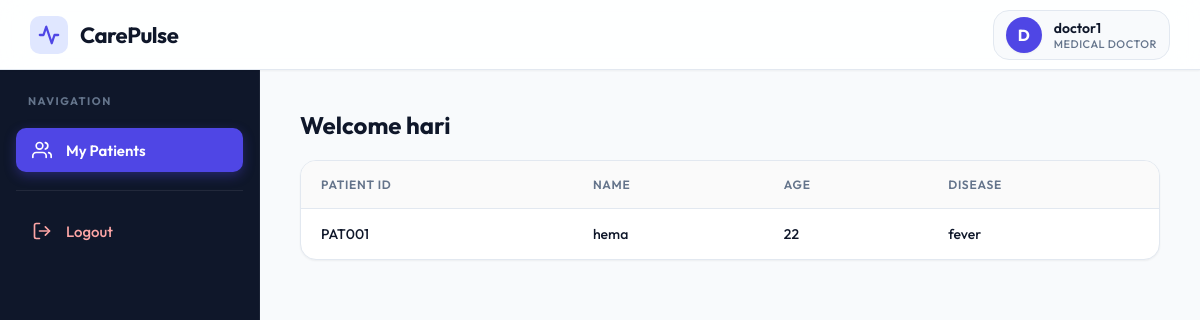
Page /doctor/dashboard/ (signed in) on the committed database.
### hospital/models.py (models this page shows, shortened)
class Doctor(models.Model):
    doctor_id = models.CharField(max_length=20,unique=True)
    doctor_name = models.CharField(max_length=100)
    specialization = models.CharField(max_length=100)
    user = models.OneToOneField(User,on_delete=models.CASCADE)

class Patient(models.Model):
    patient_id = models.CharField(max_length=20,unique=True)
    patient_name = models.CharField(max_length=100)
    age = models.IntegerField()
    disease = models.CharField(max_length=100)
    doctor = models.ForeignKey(Doctor,on_delete=models.CASCADE)
    user = models.OneToOneField(User,on_delete=models.CASCADE)

### hospital/views.py (the view)
# urls.py: path('doctor/dashboard/', views.doctor_dashboard, name='doctor_dashboard'),
@login_required
def doctor_dashboard(request):
    doctor = get_object_or_404(Doctor,user=request.user)
    patients = Patient.objects.filter( doctor=doctor)
    context = {
        "doctor": doctor,
        "patients": patients,
    }
    return render(request,"doctor_dashboard.html",context)

### hospital/templates/doctor_dashboard.html
{% extends 'base.html' %}
{% block content %}
<h2>Welcome {{ doctor.doctor_name }}</h2>
<div class="table-container" style="margin-top: 20px;">
<table>
    <thead>
        <tr>
           <th>Patient ID</th>
           <th>Name</th>
           <th>Age</th>
           <th>Disease</th>
        </tr>
    </thead>
    <tbody>
        {% for patient in patients %}
        <tr>
           <td>{{ patient.patient_id }}</td>
           <td>{{ patient.patient_name }}</td>
           <td>{{ patient.age }}</td>
           <td>{{ patient.disease }}</td>
        </tr>
        {% endfor %}
    </tbody>
</table>
</div>
{% endblock %}

### hospital/templates/base.html (shortened to what this page needs)
{% load static %}
<!DOCTYPE html>
<html lang="en">
<head>
    <link rel="stylesheet" href="{% static 'css/style.css' %}?v={% now 'U' %}">
</head>
<body>
    <header class="main-header">
        <div class="header-brand">
            <div class="brand-logo">
                <svg xmlns="http://www.w3.org/2000/svg" viewBox="0 0 24 24" fill="none" stroke="currentColor" stroke-width="2.5" stroke-linecap="round" stroke-linejoin="round">
                    <path d="M22 12h-4l-3 9L9 3l-3 9H2"/>
                </svg>
            </div>
            <h1>CarePulse</h1>
        </div>
        <div class="header-actions">
            {% if request.user.is_authenticated %}
                <div class="user-profile-badge">
                    <div class="avatar">
                        {{ request.user.username|slice:":1"|upper }}
                    </div>
                    <div class="user-details">
                        <span class="user-name">{{ request.user.username }}</span>
                        <span class="user-role">
                            {% if request.user.is_superuser %}
                                Administrator
                            {% elif request.user.doctor %}
                                Medical Doctor
                            {% else %}
                                Patient
                            {% endif %}
                        </span>
                    </div>
                </div>
            {% endif %}
        </div>
    </header>
    <div class="app-layout">
        <aside class="sidebar">
            <div class="sidebar-header">
                <h3>Navigation</h3>
            </div>
            <nav class="sidebar-nav">
                {% if request.user.is_superuser %}
                    <a href="{% url 'dashboard' %}" class="nav-item {% if request.resolver_match.url_name == 'dashboard' %}active{% endif %}">
                        <svg xmlns="http://www.w3.org/2000/svg" viewBox="0 0 24 24" fill="none" stroke="currentColor" stroke-width="2" stroke-linecap="round" stroke-linejoin="round">
                            <rect x="3" y="3" width="7" height="9" rx="1"></rect>
                            <rect x="14" y="3" width="7" height="5" rx="1"></rect>
                            <rect x="14" y="12" width="7" height="9" rx="1"></rect>
                            <rect x="3" y="16" width="7" height="5" rx="1"></rect>
                        </svg>
                        <span>Dashboard</span>
                    </a>
                    <a href="{% url 'group_list' %}" class="nav-item {% if 'group' in request.path %}active{% endif %}">
                        <svg xmlns="http://www.w3.org/2000/svg" viewBox="0 0 24 24" fill="none" stroke="currentColor" stroke-width="2" stroke-linecap="round" stroke-linejoin="round">
                            <path d="M17 21v-2a4 4 0 0 0-4-4H5a4 4 0 0 0-4 4v2"></path>
                            <circle cx="9" cy="7" r="4"></circle>
                            <path d="M23 21v-2a4 4 0 0 0-3-3.87"></path>
                            <path d="M16 3.13a4 4 0 0 1 0 7.75"></path>
                        </svg>
                        <span>Group List</span>
                    </a>
                    <a href="{% url 'doctor_list' %}" class="nav-item {% if 'doctor' in request.path %}active{% endif %}">
                        <svg xmlns="http://www.w3.org/2000/svg" viewBox="0 0 24 24" fill="none" stroke="currentColor" stroke-width="2" stroke-linecap="round" stroke-linejoin="round">
                            <rect x="2" y="7" width="20" height="14" rx="2" ry="2"></rect>
                            <path d="M16 21V5a2 2 0 0 0-2-2h-4a2 2 0 0 0-2 2v16"></path>
                        </svg>
                        <span>Doctor List</span>
                    </a>
                    <a href="{% url 'patient_list' %}" class="nav-item {% if 'patient' in request.path %}active{% endif %}">
                        <svg xmlns="http://www.w3.org/2000/svg" viewBox="0 0 24 24" fill="none" stroke="currentColor" stroke-width="2" stroke-linecap="round" stroke-linejoin="round">
                            <path d="M16 21v-2a4 4 0 0 0-4-4H6a4 4 0 0 0-4 4v2"></path>
                            <circle cx="9" cy="7" r="4"></circle>
                            <path d="M22 21v-2a4 4 0 0 0-3-3.87"></path>
                            <path d="M16 3.13a4 4 0 0 1 0 7.75"></path>
                        </svg>
                        <span>Patient List</span>
                    </a>
                    <div class="nav-divider"></div>
                    <a href="{% url 'logout' %}" class="nav-item logout-item">
                        <svg xmlns="http://www.w3.org/2000/svg" viewBox="0 0 24 24" fill="none" stroke="currentColor" stroke-width="2" stroke-linecap="round" stroke-linejoin="round">
                            <path d="M9 21H5a2 2 0 0 1-2-2V5a2 2 0 0 1 2-2h4"></path>
                            <polyline points="16 17 21 12 16 7"></polyline>
                            <line x1="21" y1="12" x2="9" y2="12"></line>
                        </svg>
                        <span>Logout</span>
                    </a>
                {% elif request.user.doctor %}
                    <a href="{% url 'doctor_dashboard' %}" class="nav-item {% if 'doctor' in request.path %}active{% endif %}">
                        <span>My Patients</span>
                    </a>
                    <div class="nav-divider"></div>
                    <a href="{% url 'logout' %}" class="nav-item logout-item">
                        <svg xmlns="http://www.w3.org/2000/svg" viewBox="0 0 24 24" fill="none" stroke="currentColor" stroke-width="2" stroke-linecap="round" stroke-linejoin="round">
                            <path d="M9 21H5a2 2 0 0 1-2-2V5a2 2 0 0 1 2-2h4"></path>
                            <polyline points="16 17 21 12 16 7"></polyline>
                            <line x1="21" y1="12" x2="9" y2="12"></line>
                        </svg>
                        <span>Logout</span>
                    </a>
                {% endif %}
            </nav>
        </aside>
        <main class="content-wrapper">
            <div class="main-content">
                {% block content %}
                {% endblock %}
            </div>
        </main>
    </div>
</body>
</html>

### hospital/static/css/style.css (style rules this page uses)
:root { --primary: #4f46e5; --primary-hover: #4338ca; --primary-light: #e0e7ff; --text-main: #0f172a; --text-muted: #64748b; --bg-app: #f8fafc; --bg-card: #ffffff; --border: #e2e8f0; --sidebar-bg: #0f172a; --sidebar-hover: #1e293b; --sidebar-text: #94a3b8; --sidebar-active: #ffffff; --success: #10b981; --error: #ef4444; --shadow-sm: 0 1px 2px 0 rgb(0 0 0 / 0.05); --shadow-md: 0 4px 6px -1px rgb(0 0 0 / 0.1), 0 2px 4px -2px rgb(0 0 0 / 0.1); --shadow-lg: 0 10px 15px -3px rgb(0 0 0 / 0.1), 0 4px 6px -4px rgb(0 0 0 / 0.1); --radius-sm: 6px; --radius-md: 10px; --radius-lg: 16px; --transition: all 0.3s cubic-bezier(0.4, 0, 0.2, 1); }
* { margin:0; padding:0; box-sizing:border-box; font-family: 'Outfit', -apple-system, BlinkMacSystemFont, Segoe UI, Roboto, Helvetica, Arial, sans-serif; }
body { background: var(--bg-app); color: var(--text-main); min-height: 100vh; }
.main-header { position: fixed; top: 0; left: 0; right: 0; height: 70px; background: rgba(255, 255, 255, 0.85); backdrop-filter: blur(12px); border-bottom: 1px solid var(--border); display: flex; align-items: center; justify-content: space-between; padding: 0 30px; z-index: 100; box-shadow: var(--shadow-sm); }
.header-brand { display: flex; align-items: center; gap: 12px; }
.brand-logo { display: flex; align-items: center; justify-content: center; width: 38px; height: 38px; background: var(--primary-light); color: var(--primary); border-radius: var(--radius-md); }
.brand-logo svg { width: 22px; height: 22px; animation: heartPulse 2s infinite ease-in-out; }
.header-brand h1 { font-size: 22px; font-weight: 700; color: var(--text-main); letter-spacing: -0.5px; }
.header-actions { display: flex; align-items: center; gap: 20px; }
.user-profile-badge { display: flex; align-items: center; gap: 12px; padding: 6px 12px; border-radius: var(--radius-lg); background: var(--bg-app); border: 1px solid var(--border); }
.user-profile-badge .avatar { width: 36px; height: 36px; border-radius: 50%; background: var(--primary); color: #fff; display: flex; align-items: center; justify-content: center; font-weight: 700; font-size: 16px; box-shadow: var(--shadow-sm); }
.user-details { display: flex; flex-direction: column; text-align: left; }
.user-name { font-size: 14px; font-weight: 600; color: var(--text-main); }
.user-role { font-size: 11px; color: var(--text-muted); font-weight: 500; text-transform: uppercase; letter-spacing: 0.5px; }
.app-layout { display: flex; padding-top: 70px; min-height: 100vh; }
.content-wrapper { flex: 1; margin-left: 260px; padding: 40px; transition: var(--transition); }
.main-content { max-width: 1200px; margin: 0 auto; }
.sidebar { width: 260px; background: var(--sidebar-bg); border-right: 1px solid rgba(255, 255, 255, 0.05); position: fixed; top: 70px; bottom: 0; left: 0; padding: 24px 16px; display: flex; flex-direction: column; gap: 20px; z-index: 90; }
.sidebar-header h3 { font-size: 11px; text-transform: uppercase; letter-spacing: 1.5px; color: var(--text-muted); padding-left: 12px; font-weight: 700; }
.sidebar-nav { display: flex; flex-direction: column; gap: 6px; }
.nav-item { display: flex; align-items: center; gap: 14px; color: var(--sidebar-text); text-decoration: none; padding: 12px 16px; border-radius: var(--radius-md); font-size: 15px; font-weight: 500; transition: var(--transition); }
.nav-item svg { width: 20px; height: 20px; transition: var(--transition); }
.nav-item.active { color: var(--sidebar-active); background: var(--primary); font-weight: 600; box-shadow: 0 4px 12px rgba(79, 70, 229, 0.35); }
.nav-divider { height: 1px; background: rgba(255, 255, 255, 0.08); margin: 12px 0; }
.logout-item { color: #fca5a5; }
.table-container { background: var(--bg-card); border-radius: var(--radius-lg); border: 1px solid var(--border); box-shadow: var(--shadow-sm); overflow: hidden; margin-bottom: 20px; }
table { width: 100%; border-collapse: collapse; font-size: 14px; }
table th { background: #fafafa; color: var(--text-muted); padding: 16px 20px; font-weight: 600; font-size: 12px; text-transform: uppercase; letter-spacing: 0.75px; border-bottom: 1px solid var(--border); text-align: left; }
table td { padding: 16px 20px; border-bottom: 1px solid var(--border); color: var(--text-main); font-weight: 500; }
table tr:last-child td { border-bottom: none; }
table tr { transition: var(--transition); }

### rows in the picture
Doctor: doctor_name "hari"
Patient: patient_id "PAT001", patient_name "hema", age "22", disease "fever"

### other values in the picture
{{ request.user.username|slice:":1"|upper }} "D"
{{ request.user.username }} "doctor1"
